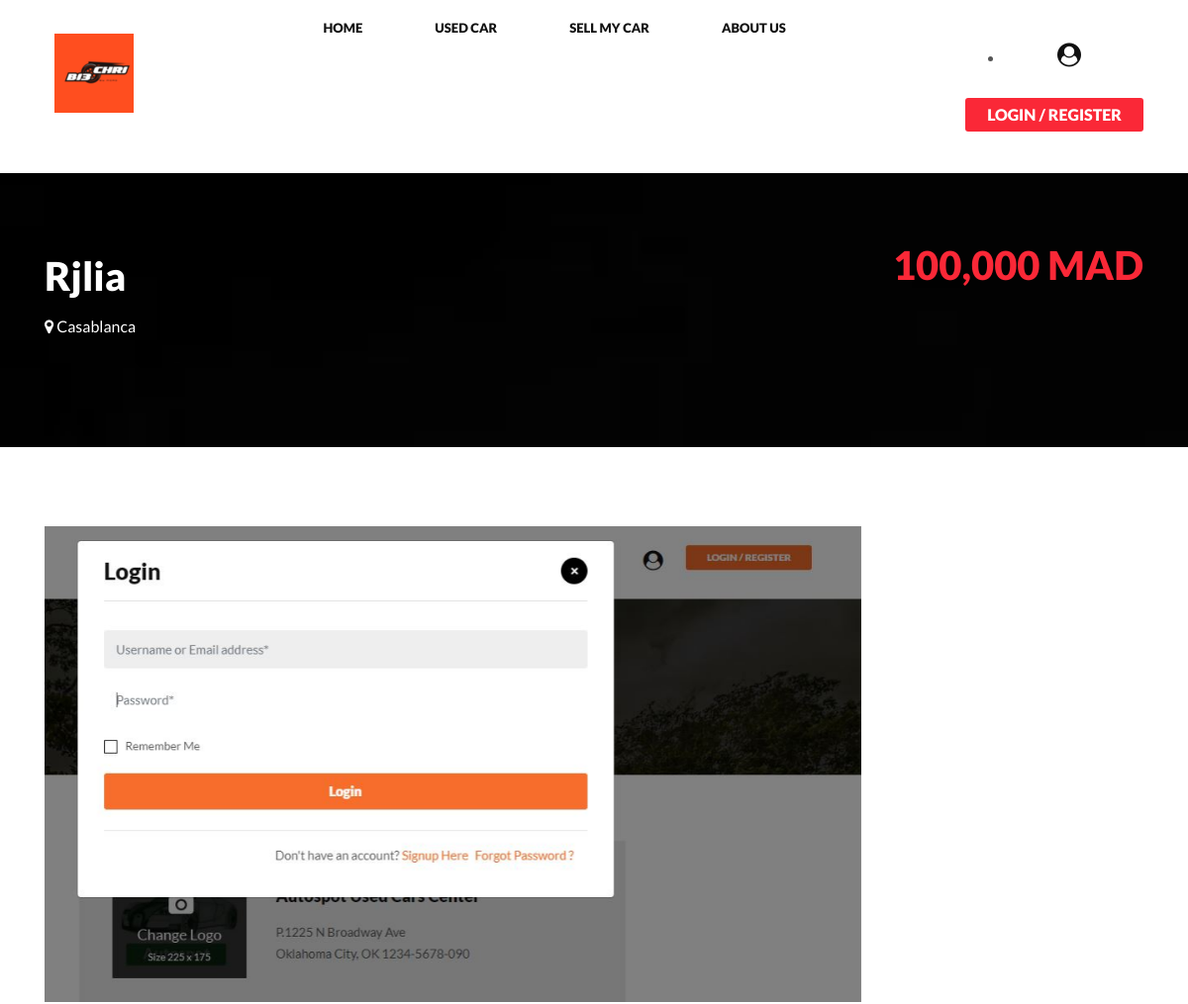
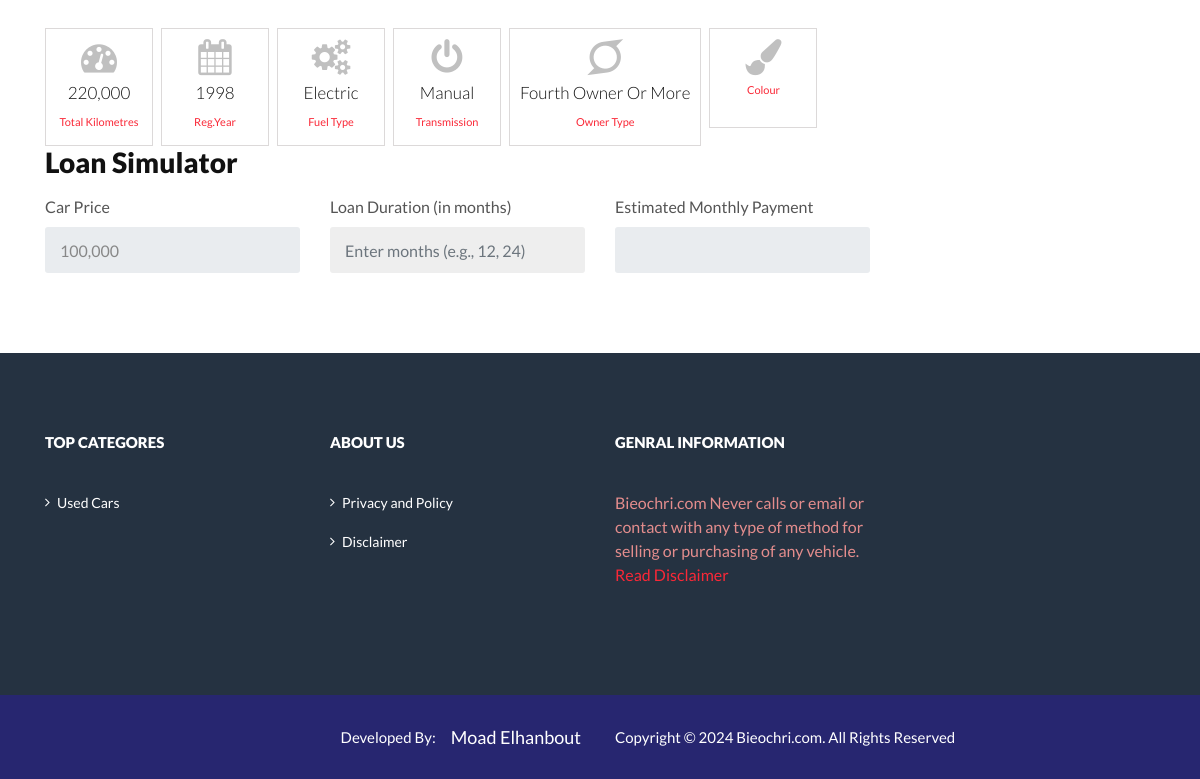
/listing-detail.html/3/, run on the app's committed database (2 pictures, top to bottom).
### car/models.py (models this page shows, shortened)
class Car(models.Model):
    fuel_type_choices = (
        ('lpg', 'LPG'),
        ('cng', 'CNG'),
        ('petrol', 'Petrol'),
        ('diesel', 'Diesel'),
        ('electric', 'Electric'),
    )
    car_owner_choices = (
        ('first owner', 'First Owner'),
        ('second owner', 'Second Owner'),
        ('third owner', 'Third Owner'),
        ('fourth owner or more', 'Fourth Owner or More'),
        ('new', 'new')
    )
    insurance_type_choices = (
        ('comprehensive', 'Comprehensive'),
        ('third party', 'Third Party'),
        ('expired', 'Expired'),
    )
    registration_type_choices = (
        ('individual', 'Individual'),
        ('corporate', 'Corporate'),
        ('taxi', 'Taxi'),
    )
    car_status_options = (
        ('active','Active'),
        ('deactive','Deactive'),
    )
    vehicle_type_choices = (
        ('Car','Car'),
        ('Bike','Bike'),
        ('Truck','Truck'),
        ('Tractor','Tractor'),
        ('Auto Rickshaw','Auto Rickshaw'),
        ('Agriculture Instrument','Agriculture Instrument'),
    )
    transmission_type_choices = (
		('automatic', 'Automatic'),
		('manual', 'Manual'),
	)
    city_choices = (
		('Agadir', 'Agadir'),
        ('Agadir-Ida Ou Tanane', 'Agadir-Ida Ou Tanane'),
        ('Al Hoceima', 'Al Hoceima'),
        ('Ait Melloul', 'Ait Melloul'),
        ('Azrou', 'Azrou'),
        ('Bab Taza', 'Bab Taza'),
        ('Beni Mellal', 'Beni Mellal'),
        ('Boujad', 'Boujad'),
        ('Casablanca', 'Casablanca'),
        ('Chefchaouen', 'Chefchaouen'),
        ('El Jadida', 'El Jadida'),
        ('Essaouira', 'Essaouira'),
        ('Fès', 'Fès'),
        ('Ifrane', 'Ifrane'),
        ('Kenitra', 'Kenitra'),
        ('Khouribga', 'Khouribga'),
        ('Laâyoune', 'Laâyoune'),
        ('Larache', 'Larache'),
        ('Marrakech', 'Marrakech'),
        ('Meknès', 'Meknès'),
        ('Mohammedia', 'Mohammedia'),
        ('Nador', 'Nador'),
        ('Oujda', 'Oujda'),
        ('Rabat', 'Rabat'),
        ('Safi', 'Safi'),
        ('Sale', 'Sale'),
        ('Settat', 'Settat'),
        ('Tanger', 'Tanger'),
        ('Tétouan', 'Tétouan'),
        ('Taza', 'Taza'),
        ('Taroudannt', 'Taroudannt'),
        ('Ouarzazate', 'Ouarzazate'),
        ('Tiflet', 'Tiflet'),
        ('Titouan', 'Titouan'),
        ('Khemisset', 'Khemisset'),
        ('Youssoufia', 'Youssoufia'),
        ('Zagora', 'Zagora'),
        ('Ouarzazate', 'Ouarzazate'),
        ('Tiflet', 'Tiflet'),
        ('Titouan', 'Titouan'),
        ('Khemisset', 'Khemisset'),
        ('Youssoufia', 'Youssoufia'),
        ('Zagora', 'Zagora'),
		('Other', 'Other'),
	)
    car_id = models.AutoField
    car_title = models.CharField( max_length=100)
    make_year = models.IntegerField()
    make_month = models.CharField( max_length=100, blank=True, null = True )
    car_manufacturer = models.CharField( max_length=100)
    car_model = models.CharField( max_length=100)
    car_version = models.CharField( max_length=100, blank=True, null = True )
    car_color = models.CharField( max_length=100, blank=True, null = True )
    fuel_type = models.CharField(max_length=25, choices=fuel_type_choices, default= 'petrol')
    transmission_type = models.CharField(max_length=25, choices=transmission_type_choices, default= 'manual')
    car_owner = models.CharField(max_length=25, choices=car_owner_choices, default= 'first owner')
    kilometer_driven = models.IntegerField(blank=True, null = True )
    expected_selling_price = models.IntegerField()
    registration_type = models.CharField(max_length=25, choices=registration_type_choices, default= 'individual')
    insurance_type = models.CharField(max_length=25, choices=insurance_type_choices, default= 'expired')
    registration_number = models.CharField( max_length=30, blank=True, null = True )
    car_description = models.TextField(blank=True, null = True )
    car_post_date = models.DateField(default=datetime.now)
    car_photo = models.ImageField(upload_to='car/car_images/', blank=True, null = True )
    car_status = models.CharField(max_length=25, choices=car_status_options, default= 'active')
    vehicle_type = models.CharField(max_length=25, choices=vehicle_type_choices, default= 'Car')
    user = models.ForeignKey(settings.AUTH_USER_MODEL, on_delete=models.CASCADE)
    car_owner_phone_number = models.IntegerField(default=0, blank=True, null = True )
    car_city = models.CharField( max_length=50, choices=city_choices, default= 'Patna')
    car_owner_name = models.CharField( max_length=100,default="-")
    class Meta:
        ordering = ('car_title',)

### car/views.py (the view)
# urls.py: path('listing-detail.html/<int:myid>', views.listing_detail, name = "listing-detail"),
def listing_detail(request, myid):
    car = Car.objects.filter(id=myid)
    otp_verified = False
    if request.session.get('otp_verified') != None:
        otp_verified = True
    else:
        otp_verified = False
    context = {'car':car[0], 'otp_verified':otp_verified}
    return render(request, 'listing-detail.html', context)

### car/context_processors.py (called while the page is built)
def ad_processor(request):
    popup_ad = Ads.objects.all()
    if popup_ad:
        return {'ad': popup_ad[0]}
    else:
        return {}  # Return an empty dictionary if no ads exist

### car/templates/listing-detail.html (shortened to what this page needs)
{% extends 'base.html' %}
{% load static %}
{% load humanize %}
{% block css %}
    <link rel="stylesheet" href="{% static 'assets/css/owl.transitions.css' %}" type="text/css">
{% endblock %}
{% block body %}
<section class="listing_detail_header">
  <div class="container">
    <div class="listing_detail_head white-text div_zindex row">
      <div class="col-md-9">
        <h2>{{ car.car_title|title }}</h2>
        <div class="car-location"><span><i class="fa fa-map-marker" aria-hidden="true"></i> {{ car.car_city }}</span></div>
      </div>
      <div class="col-md-3">
        <div class="price_info">
          <p>{{ car.expected_selling_price|intcomma }} MAD</p>
        </div>
      </div>
    </div>
  </div>
</section>
<section class="listing-detail">
  <div class="container">
    <div class="row">
      <div class="col-md-9">
        <div class="listing_images">
          <div class="listing_images_slider">
            <div><img src="{{ car.car_photo.url }}" alt="image" style="margin-bottom: 30px;"></div>
          </div>
        </div>
        <div class="main_features">
          <ul>
            <li> <i class="fa fa-tachometer" aria-hidden="true"></i>
              <h5>{{ car.kilometer_driven|intcomma }}</h5>
              <p>Total Kilometres</p>
            </li>
            <li> <i class="fa fa-calendar" aria-hidden="true"></i>
              <h5>{{ car.make_year }}</h5>
              <p>Reg.Year</p>
            </li>
            <li> <i class="fa fa-cogs" aria-hidden="true"></i>
              <h5>{{ car.fuel_type|title }}</h5>
              <p>Fuel Type</p>
            </li>
            <li> <i class="fa fa-power-off" aria-hidden="true"></i>
              <h5>{{ car.transmission_type|title }}</h5>
              <p>Transmission</p>
            </li>
            <li> <i class="fa fa-superpowers" aria-hidden="true"></i>
              <h5>{{ car.car_owner|title }}</h5>
              <p>Owner Type</p>
            </li>
            <li> <i class="fa fa-paint-brush" aria-hidden="true"></i>
              <p>Colour</p>
            </li>
          </ul>
        </div>
        <section id="loan_simulator" class="loan-simulator">
          <h3>Loan Simulator</h3>
          <div class="row">
            <div class="col-md-4">
              <label>Car Price</label>
              <input type="text" id="car_price" value="{{ car.expected_selling_price|intcomma }}" readonly class="form-control">
            </div>
            <div class="col-md-4">
              <label>Loan Duration (in months)</label>
              <input type="number" id="loan_duration" placeholder="Enter months (e.g., 12, 24)" class="form-control" min="1">
            </div>
            <div class="col-md-4">
              <label>Estimated Monthly Payment</label>
              <input type="text" id="monthly_payment" readonly class="form-control">
            </div>
          </div>
        </section>
      </div>
    </div>
  </div>
</section>
{% endblock %}

### static/assets/switcher/css/red.css (style rules this page uses)
a, .btn-link, .car-title-m h6 a:hover, .featured-car-content > h6 a:hover, .footer-top ul li a:hover, .get-intouch a:hover, .blog-content h5 a:hover, .blog-info-box li a:hover, .control-label span, .angle_arrow i, .contact_detail li a:hover, .team_more_info p a:hover, .error_text_m h2, .search_btn, .popular_post_title a:hover, .categories_list ul li a:hover, .categories_list ul li a:hover:after, .article_meta ul li a:hover, .articale_header h2 a:hover, .btn.outline, .share_article ul li, .contact-info a:hover, .social-follow a:hover, .radio input[type=radio]:checked + label:before, .checkbox input[type=checkbox]:checked + label:before, .product-listing-content h5 a:hover, .pricing_info .price, .text-primary, .footer_widget ul li a:hover, .header_search button:hover, .header_widgets a:hover, .navbar-default .navbar-nav > li.active a, .navbar-default .navbar-nav > li:focus a, .navbar-default .navbar-nav > li:hover a, .navbar-default .navbar-nav > .active > a:hover, .navbar-default .navbar-nav > .open > a, .navbar-default .navbar-nav > .open > a:focus, .navbar-default .navbar-nav > .open > a:hover, .my_vehicles_list ul.vehicle_listing li a:hover, .dealer_contact_info a:hover, .widget_heading i, .dealers_listing .dealer_info h5 a:hover, .main_features ul li p, .listing_detail_head .price_info p, .listing_other_info button:hover, .compare_info table td i, .compare_info table th i, #accessories i, .price, .inventory_info_list ul li i, .services_info h4 a:hover, .about_info .icon_box, .header_style2 .navbar-nav > li > .dropdown-menu a:hover, .header_style2 .navbar-default .navbar-nav li:hover .dropdown-menu li a:hover, .header_style2 .dropdown-menu > .active > a, .header_style2 .dropdown-menu > .active > a:focus, .header_style2 .dropdown-menu > .active > a:hover, .header_style2 .dropdown-menu > li > a:focus, .header_style2 .dropdown-menu > li > a:hover, .blog-info-box .share_article:hover ul li a:hover, .profile_nav ul li.active a, .profile_nav ul li a:hover { color:#fa2837; fill: #fa2837; }

### static/assets/switcher/css/orange.css (style rules this page uses)
a, .btn-link, .car-title-m h6 a:hover, .featured-car-content > h6 a:hover, .footer-top ul li a:hover, .get-intouch a:hover, .blog-content h5 a:hover, .blog-info-box li a:hover, .control-label span, .angle_arrow i, .contact_detail li a:hover, .team_more_info p a:hover, .error_text_m h2, .search_btn, .popular_post_title a:hover, .categories_list ul li a:hover, .categories_list ul li a:hover:after, .article_meta ul li a:hover, .articale_header h2 a:hover, .btn.outline, .share_article ul li, .contact-info a:hover, .social-follow a:hover, .radio input[type=radio]:checked + label:before, .checkbox input[type=checkbox]:checked + label:before, .product-listing-content h5 a:hover, .pricing_info .price, .text-primary, .footer_widget ul li a:hover, .header_search button:hover, .header_widgets a:hover, .navbar-default .navbar-nav > li.active a, .navbar-default .navbar-nav > li:focus a, .navbar-default .navbar-nav > li:hover a, .navbar-default .navbar-nav > .active > a:hover, .navbar-default .navbar-nav > .open > a, .navbar-default .navbar-nav > .open > a:focus, .navbar-default .navbar-nav > .open > a:hover, .my_vehicles_list ul.vehicle_listing li a:hover, .dealer_contact_info a:hover, .widget_heading i, .dealers_listing .dealer_info h5 a:hover, .main_features ul li p, .listing_detail_head .price_info p, .listing_other_info button:hover, .compare_info table td i, .compare_info table th i, #accessories i, .price, .inventory_info_list ul li i, .services_info h4 a:hover, .about_info .icon_box, .header_style2 .navbar-nav > li > .dropdown-menu a:hover, .header_style2 .navbar-default .navbar-nav li:hover .dropdown-menu li a:hover, .header_style2 .dropdown-menu > .active > a, .header_style2 .dropdown-menu > .active > a:focus, .header_style2 .dropdown-menu > .active > a:hover, .header_style2 .dropdown-menu > li > a:focus, .header_style2 .dropdown-menu > li > a:hover, .blog-info-box .share_article:hover ul li a:hover, .profile_nav ul li.active a, .profile_nav ul li a:hover { color:#f76d2b; fill: #f76d2b; }

### data on the page
Car: car_title "Rjlia", car_city "Casablanca", expected_selling_price "100,000", car_photo (picture), kilometer_driven "220,000", make_year "1998", fuel_type "Electric", transmission_type "Manual", car_owner "Fourth Owner Or More"
